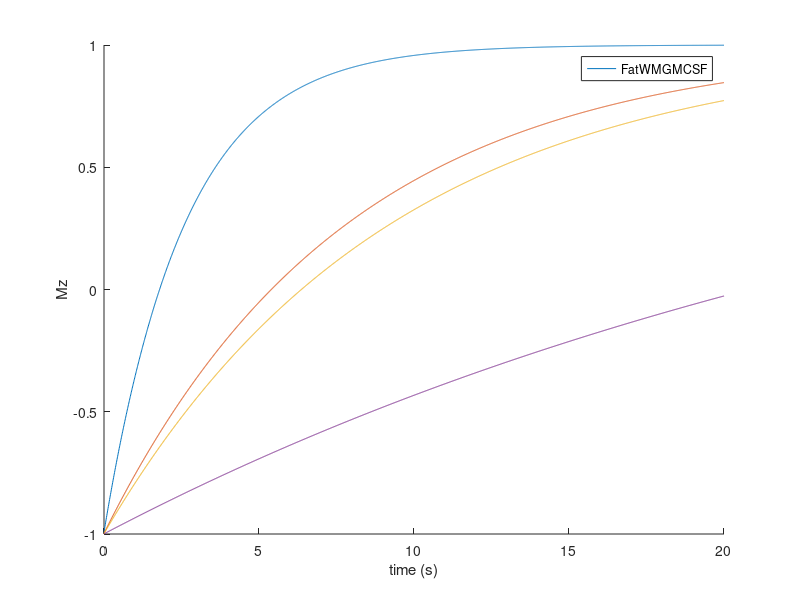
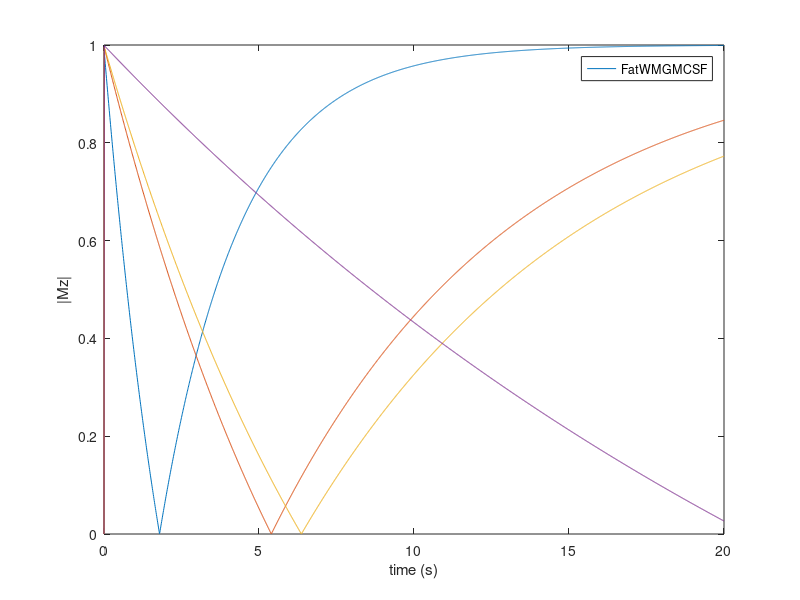

MATLAB code to generate these figures, in order:
% BMED 6210: MRI Homework 3
% %%%%%%%%%%%%%%%%%%%%%%%%%%%%%%%%%%%%%%%%%%%%%%%%%%%%%%%%%%%%%%%%%%%%%%%%
% Copyright (C) 2022  Sina Dabiri
% sdabiri@emory.edu
% 
% This program is free software; you can redistribute it and/or modify it
% under the terms of the GNU General Public License as published by the
% Free Software Foundation; either version 2 of the License, or (at your
% option) any later version.
% This program is distributed in the hope that it will be useful, but
% WITHOUT ANY WARRANTY; without even the implied warranty of
% MERCHANTABILITY or FITNESS FOR A PARTICULAR PURPOSE. See the GNU General
% Public License for more details.
%%%%%%%%%%%%%%%%%%%%%%%%%%%%%%%%%%%%%%%%%%%%%%%%%%%%%%%%%%%%%%%%%%%%%%%%%%
alpha = 90;
T1 = [260, 780, 920, 3000];
time = 0:0.01:20;
figure("Name","Mz vs time")

for p = 1:length(T1)
    M_z = zeros(1, length(time));
    Mz_mag = zeros(1, length(time));
    M_z(1) = -1;
    for t = 2:length(time)
       M_z(t) =  M_z(1)*exp(-t/T1(p))- M_z(1)*(1 - exp(-t/T1(p)));
       Mz_mag(t) = abs(M_z(1)*exp(-t/T1(p))- M_z(1)*(1 - exp(-t/T1(p))));

    end
    hold on
%     subplot(1,2,1)
    figure(1)
    plot(time, M_z);
    xlabel("time (s)");
    ylabel("Mz");
    hold off

    hold on
%     subplot(1,2,2)
    figure(2)
    plot(time, Mz_mag);
    xlabel("time (s)");
    ylabel("|Mz|");
    hold off
    
end
hold off
figure(1)
legend(["Fat", "WM", "GM", "CSF"])
figure(2)
legend(["Fat", "WM", "GM", "CSF"])